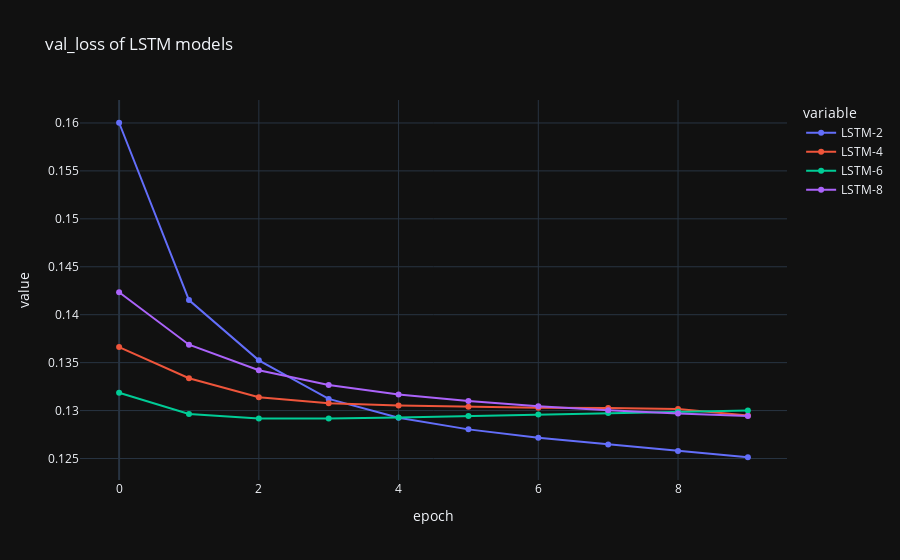

Notebook code for this chart:
### Code cell
plot_selection_metric("LSTM")

### Figure 1 — Plotly figure (JSON) as saved in the notebook; plotly's stock layout.template omitted (floating-point values rounded to 4 significant figures)
{"data": [{"hovertemplate": "variable=LSTM-2<br>epoch=%{x}<br>value=%{y}<extra></extra>", "legendgroup": "LSTM-2", "line": {"color": "#636efa", "dash": "solid"}, "marker": {"symbol": "circle"}, "mode": "lines+markers", "name": "LSTM-2", "orientation": "v", "showlegend": true, "type": "scatter", "x": [0, 1, 2, 3, 4, 5, 6, 7, 8, 9], "xaxis": "x", "y": [0.16, 0.1415, 0.1352, 0.1312, 0.1292, 0.128, 0.1272, 0.1265, 0.1258, 0.1251], "yaxis": "y"}, {"hovertemplate": "variable=LSTM-4<br>epoch=%{x}<br>value=%{y}<extra></extra>", "legendgroup": "LSTM-4", "line": {"color": "#EF553B", "dash": "solid"}, "marker": {"symbol": "circle"}, "mode": "lines+markers", "name": "LSTM-4", "orientation": "v", "showlegend": true, "type": "scatter", "x": [0, 1, 2, 3, 4, 5, 6, 7, 8, 9], "xaxis": "x", "y": [0.1366, 0.1334, 0.1314, 0.1308, 0.1305, 0.1304, 0.1303, 0.1303, 0.1302, 0.1295], "yaxis": "y"}, {"hovertemplate": "variable=LSTM-6<br>epoch=%{x}<br>value=%{y}<extra></extra>", "legendgroup": "LSTM-6", "line": {"color": "#00cc96", "dash": "solid"}, "marker": {"symbol": "circle"}, "mode": "lines+markers", "name": "LSTM-6", "orientation": "v", "showlegend": true, "type": "scatter", "x": [0, 1, 2, 3, 4, 5, 6, 7, 8, 9], "xaxis": "x", "y": [0.1319, 0.1296, 0.1292, 0.1292, 0.1293, 0.1294, 0.1296, 0.1297, 0.1299, 0.13], "yaxis": "y"}, {"hovertemplate": "variable=LSTM-8<br>epoch=%{x}<br>value=%{y}<extra></extra>", "legendgroup": "LSTM-8", "line": {"color": "#ab63fa", "dash": "solid"}, "marker": {"symbol": "circle"}, "mode": "lines+markers", "name": "LSTM-8", "orientation": "v", "showlegend": true, "type": "scatter", "x": [0, 1, 2, 3, 4, 5, 6, 7, 8, 9], "xaxis": "x", "y": [0.1423, 0.1369, 0.1342, 0.1327, 0.1317, 0.131, 0.1305, 0.13, 0.1297, 0.1294], "yaxis": "y"}], "layout": {"legend": {"title": {"text": "variable"}, "tracegroupgap": 0}, "title": {"text": "val_loss of LSTM models"}, "xaxis": {"anchor": "y", "domain": [0, 1], "title": {"text": "epoch"}}, "yaxis": {"anchor": "x", "domain": [0, 1], "title": {"text": "value"}}}}
